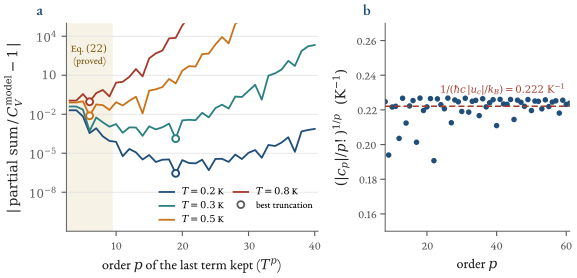

Here is the Python script that generated this plot:
"""Figure ch04_asymptotic: the series continues to every order and is asymptotic, not convergent.  Exact-rational coefficients c_p of
ch04_series_ext.py (for alpha_2, alpha_3, alpha_4 of the paper, exact fractions; the first six agree with the closed forms of Lean to
1e-15).  (a) relative error of the partial sum through T^p against the CVODE value of the model; (b) the root test
(|c_p|/p!)^(1/p), whose limit is 1/(hbar c |u_c| / k_B), with u_c the critical value of u(k) nearest to the origin (a complex pair)."""
import sys, json
from pathlib import Path
sys.path.insert(0, str(Path(__file__).resolve().parents[1]))
from figstyle import *
from scipy.special import gammaln
import ch04_common as cc

HERE = Path(__file__).resolve().parent
D = np.load(HERE/"ch04_analysis.npz"); N = json.load(open(HERE/"ch04_numbers.json"))
cp = dict(zip(D["cp_p"], D["cp_v"])); Tc = list(D["T_lin"]); Y = D["Y_lin"]
ps = np.arange(3, 41)
def partial(T, pm): return sum(cp[q]*T**(q - 3) for q in cp if q <= pm)/cp[3]
cols = {0.2: BLUE, 0.3: TEAL, 0.5: ORANGE, 0.8: RED}

fig = plt.figure(figsize=(TEXTW, 2.7))
ax = fig.add_axes([0.085, 0.16, 0.45, 0.77]); bx = fig.add_axes([0.655, 0.16, 0.33, 0.77])
for t, col in cols.items():
    exact = Y[Tc.index(t)]
    err = np.array([abs(partial(t, p)/exact - 1) for p in ps])
    ax.plot(ps, err, "-", color=col, lw=1.3, label=r"$T=%.1f$ K" % t)
    k = int(np.argmin(err)); ax.plot([ps[k]], [err[k]], "o", color=col, ms=5, mfc="white", mew=1.4, zorder=5)
ax.axvspan(2.5, 9.5, color=GOLD, alpha=0.12, lw=0); ax.text(6.0, 2.5e3, "Eq. $(22)$\n(proved)", fontsize=7.4, color="#7a5a10", ha="center", va="top")
ax.set_yscale("log"); ax.set_xlim(2.5, 40.5); ax.set_ylim(1e-11, 1e5)
ax.set_xlabel(r"order $p$ of the last term kept ($T^p$)"); ax.set_ylabel(r"$|\,\mathrm{partial\ sum}\,/\,C_V^{\rm model}-1\,|$")
ax.set_yticks([1e-8, 1e-5, 1e-2, 1e1, 1e4]); ax.set_yticklabels([r"$10^{-8}$", r"$10^{-5}$", r"$10^{-2}$", r"$10$", r"$10^{4}$"])
from matplotlib.lines import Line2D
hs, ls = ax.get_legend_handles_labels()
hs.append(Line2D([0], [0], marker="o", ls="none", mfc="white", mec=GREY, mew=1.3, ms=5)); ls.append("best truncation")
ax.legend(hs, ls, loc="lower right", ncol=2, fontsize=7.0, handlelength=1.5, labelspacing=0.3, columnspacing=0.9, borderaxespad=0.15)
ax.grid(True, which="major", axis="y"); panel(ax, "a")
pp = np.array([p for p in sorted(cp) if p >= 8])
rt = np.array([(abs(cp[p])/np.exp(gammaln(p + 1)))**(1.0/p) for p in pp])
bx.plot(pp, rt, "o", color=BLUE, ms=3.0)
pred = N["root_test"]["predicted"]
bx.axhline(pred, color=RED, lw=1.1, ls=(0, (4, 2)))
bx.text(60, pred + 0.006, r"$1/(\hbar c\,|u_c|/k_B)=%.3f\ \mathrm{K^{-1}}$" % pred, fontsize=7.2, color=RED, ha="right", va="bottom")
bx.set_xlim(8, 61); bx.set_ylim(0.15, 0.27)
bx.set_xlabel(r"order $p$"); bx.set_ylabel(r"$(|c_p|/p!)^{1/p}\ \ (\mathrm{K^{-1}})$"); panel(bx, "b")
save(fig, "ch04_asymptotic")
